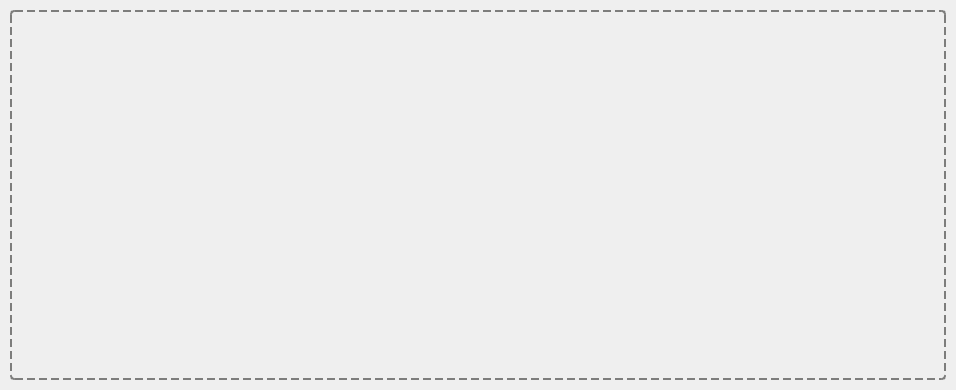
<?xml version="1.0" encoding="UTF-8"?>
<ui version="4.0">
 <class>Form</class>
 <widget class="QWidget" name="Form">
  <property name="geometry">
   <rect>
    <x>0</x>
    <y>0</y>
    <width>956</width>
    <height>390</height>
   </rect>
  </property>
  <property name="windowTitle">
   <string>Form</string>
  </property>
  <layout class="QVBoxLayout" name="verticalLayout">
   <property name="spacing">
    <number>5</number>
   </property>
   <property name="leftMargin">
    <number>10</number>
   </property>
   <property name="topMargin">
    <number>10</number>
   </property>
   <property name="rightMargin">
    <number>10</number>
   </property>
   <property name="bottomMargin">
    <number>10</number>
   </property>
   <item>
    <widget class="QFrame" name="frame">
     <property name="styleSheet">
      <string notr="true">QFrame{
	border: 2px dashed  rgb(125, 125, 124);
	border-radius: 4px;
}</string>
     </property>
     <property name="frameShape">
      <enum>QFrame::StyledPanel</enum>
     </property>
     <property name="frameShadow">
      <enum>QFrame::Raised</enum>
     </property>
    </widget>
   </item>
  </layout>
 </widget>
 <resources/>
 <connections/>
</ui>
